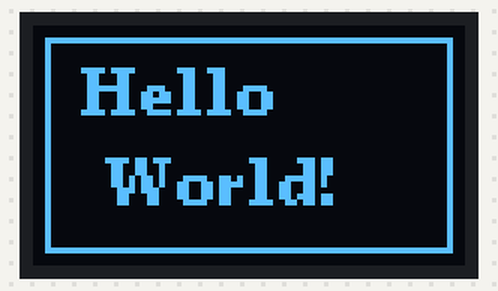
This sketch was run on a simulated Seeed XIAO ESP32-S3. On the bench: 72×40 one-colour display. What the sketch prints to the serial monitor is not drawn.

Above: at 0.1 s.

The sketch:

oled_test.ino
```cpp
// oled_test - show "Hello World!" on the display of the XIAOML Kit
//
// Board:     XIAOML Kit (XIAO ESP32S3 Sense with the expansion board),
//            FQBN esp32:esp32:XIAO_ESP32S3
// Core:      esp32 by Espressif Systems 3.3.12
// Libraries: U8g2 by oliver 2.36.19

#include <U8g2lib.h>
#include <Wire.h>

// Initialize the OLED display
// SSD1306 controller, 72x40 resolution, I2C interface
U8G2_SSD1306_72X40_ER_1_HW_I2C u8g2(U8G2_R2, U8X8_PIN_NONE);

void setup() {
  Serial.begin(115200);

  Serial.println("XIAOML Kit - Hello World");
  Serial.println("==========================");

  // Initialize the display
  u8g2.begin();

  Serial.println("✓ Display initialized");
  Serial.println("Showing Hello World message...");

  // Clear the display
  u8g2.clearDisplay();
}

void loop() {
  // Start drawing sequence
  u8g2.firstPage();
  do {
    // Set font
    u8g2.setFont(u8g2_font_ncenB08_tr);

    // Display "Hello World" centered
    u8g2.setCursor(8, 15);
    u8g2.print("Hello");

    u8g2.setCursor(12, 30);
    u8g2.print("World!");

    // Add a simple decoration - draw a frame around the text
    u8g2.drawFrame(2, 2, 68, 36);

  } while (u8g2.nextPage());

  // No delay needed - the display will show continuously
}
```
